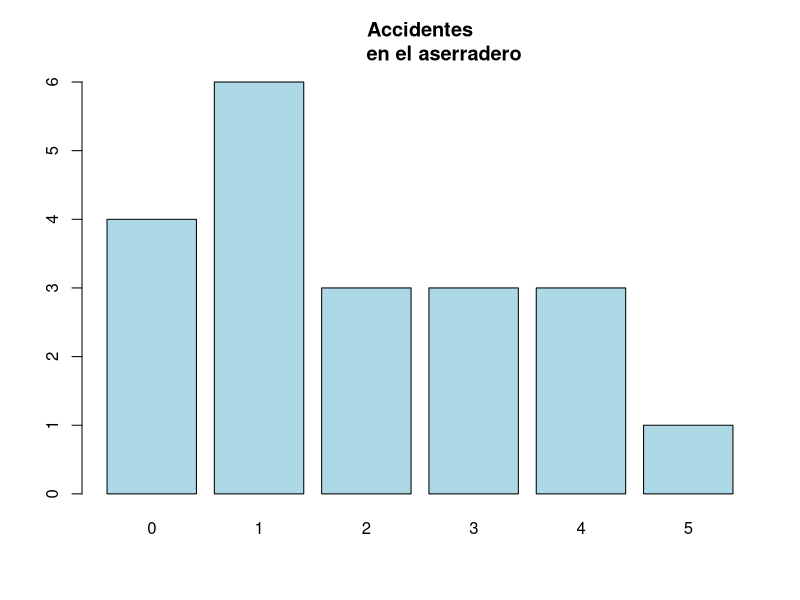

R code for this plot:
library(plyr)
accidentes <- c(0,1,0,2,2,1,4,3,0,1,5,1,2,3,4,0,1,1,3,4)
acc <- count(accidentes)
acc

(acc$freq/sum(acc$freq)*100)
acc$rf <- acc$freq/sum(acc$freq)*100

barplot(acc$freq, names.arg = acc$x, main = "Accidentes
        en el aserradero", col= "lightblue")
